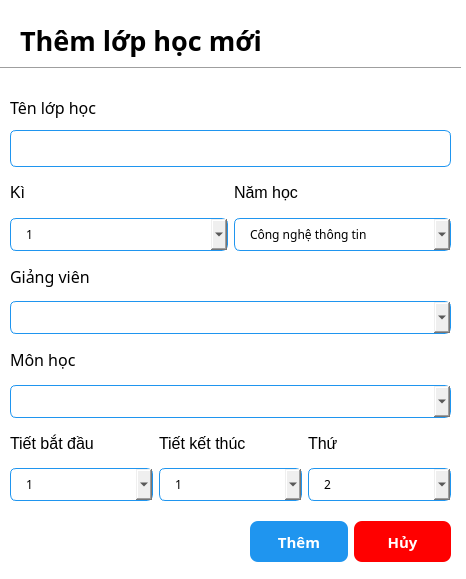
<?xml version="1.0" encoding="UTF-8"?>
<ui version="4.0">
 <class>add_class_dialog</class>
 <widget class="QDialog" name="add_class_dialog">
  <property name="geometry">
   <rect>
    <x>0</x>
    <y>0</y>
    <width>466</width>
    <height>579</height>
   </rect>
  </property>
  <property name="font">
   <font>
    <family>Poppins</family>
   </font>
  </property>
  <property name="windowTitle">
   <string>Dialog</string>
  </property>
  <property name="styleSheet">
   <string notr="true">QDialog {
	background-color: white;
}

QLineEdit {
	border: 1px solid rgb(31, 149, 239);
	border-radius: 6px;
	padding-left: 15px;
	height: 35px;
}

QDateEdit {
	border: 1px solid rgb(31, 149, 239);
	border-radius: 6px;
	padding-left: 15px;
	height: 31px;
}

QComboBox {
	border: 1px solid rgb(31, 149, 239);
	border-radius: 6px;
	padding-left: 15px;
	height: 31px;
}</string>
  </property>
  <widget class="QLabel" name="label">
   <property name="geometry">
    <rect>
     <x>20</x>
     <y>20</y>
     <width>301</width>
     <height>41</height>
    </rect>
   </property>
   <property name="font">
    <font>
     <family>Poppins</family>
     <pointsize>20</pointsize>
     <weight>75</weight>
     <bold>true</bold>
    </font>
   </property>
   <property name="text">
    <string>Thêm lớp học mới</string>
   </property>
  </widget>
  <widget class="Line" name="line">
   <property name="geometry">
    <rect>
     <x>0</x>
     <y>60</y>
     <width>461</width>
     <height>16</height>
    </rect>
   </property>
   <property name="orientation">
    <enum>Qt::Horizontal</enum>
   </property>
  </widget>
  <widget class="QWidget" name="layoutWidget">
   <property name="geometry">
    <rect>
     <x>10</x>
     <y>90</y>
     <width>441</width>
     <height>411</height>
    </rect>
   </property>
   <layout class="QVBoxLayout" name="verticalLayout_8">
    <item>
     <layout class="QVBoxLayout" name="verticalLayout">
      <item>
       <widget class="QLabel" name="label_2">
        <property name="font">
         <font>
          <family>Poppins</family>
          <pointsize>12</pointsize>
         </font>
        </property>
        <property name="text">
         <string>Tên lớp học</string>
        </property>
       </widget>
      </item>
      <item>
       <widget class="QLineEdit" name="classIDEdit">
        <property name="minimumSize">
         <size>
          <width>0</width>
          <height>20</height>
         </size>
        </property>
       </widget>
      </item>
     </layout>
    </item>
    <item>
     <layout class="QHBoxLayout" name="horizontalLayout">
      <item>
       <layout class="QVBoxLayout" name="verticalLayout_2">
        <item>
         <widget class="QLabel" name="label_5">
          <property name="font">
           <font>
            <pointsize>12</pointsize>
           </font>
          </property>
          <property name="text">
           <string>Kì</string>
          </property>
         </widget>
        </item>
        <item>
         <widget class="QComboBox" name="semester_comboBox">
          <item>
           <property name="text">
            <string>1</string>
           </property>
          </item>
          <item>
           <property name="text">
            <string>2</string>
           </property>
          </item>
         </widget>
        </item>
       </layout>
      </item>
      <item>
       <layout class="QVBoxLayout" name="verticalLayout_3">
        <item>
         <widget class="QLabel" name="label_6">
          <property name="font">
           <font>
            <pointsize>12</pointsize>
           </font>
          </property>
          <property name="text">
           <string>Năm học</string>
          </property>
         </widget>
        </item>
        <item>
         <widget class="QComboBox" name="year_comboBox">
          <item>
           <property name="text">
            <string>Công nghệ thông tin</string>
           </property>
          </item>
          <item>
           <property name="text">
            <string>Hệ thống thông tin</string>
           </property>
          </item>
          <item>
           <property name="text">
            <string>Khoa học máy tính</string>
           </property>
          </item>
         </widget>
        </item>
       </layout>
      </item>
     </layout>
    </item>
    <item>
     <layout class="QVBoxLayout" name="verticalLayout_5">
      <item>
       <widget class="QLabel" name="label_3">
        <property name="font">
         <font>
          <family>Poppins</family>
          <pointsize>12</pointsize>
         </font>
        </property>
        <property name="text">
         <string>Giảng viên</string>
        </property>
       </widget>
      </item>
      <item>
       <widget class="QComboBox" name="lecturer_comboBox"/>
      </item>
     </layout>
    </item>
    <item>
     <layout class="QVBoxLayout" name="verticalLayout_6">
      <item>
       <widget class="QLabel" name="label_4">
        <property name="font">
         <font>
          <family>Poppins</family>
          <pointsize>12</pointsize>
         </font>
        </property>
        <property name="text">
         <string>Môn học</string>
        </property>
       </widget>
      </item>
      <item>
       <widget class="QComboBox" name="course_comboBox"/>
      </item>
     </layout>
    </item>
    <item>
     <layout class="QVBoxLayout" name="verticalLayout_7">
      <item>
       <layout class="QHBoxLayout" name="horizontalLayout_3">
        <item>
         <layout class="QVBoxLayout" name="verticalLayout_4">
          <item>
           <widget class="QLabel" name="label_7">
            <property name="font">
             <font>
              <pointsize>12</pointsize>
             </font>
            </property>
            <property name="text">
             <string>Tiết bắt đầu</string>
            </property>
           </widget>
          </item>
          <item>
           <widget class="QComboBox" name="startPeriod_comboBox">
            <item>
             <property name="text">
              <string>1</string>
             </property>
            </item>
            <item>
             <property name="text">
              <string>2</string>
             </property>
            </item>
            <item>
             <property name="text">
              <string>3</string>
             </property>
            </item>
            <item>
             <property name="text">
              <string>4</string>
             </property>
            </item>
            <item>
             <property name="text">
              <string>5</string>
             </property>
            </item>
            <item>
             <property name="text">
              <string>6</string>
             </property>
            </item>
            <item>
             <property name="text">
              <string>7</string>
             </property>
            </item>
            <item>
             <property name="text">
              <string>8</string>
             </property>
            </item>
            <item>
             <property name="text">
              <string>9</string>
             </property>
            </item>
            <item>
             <property name="text">
              <string>10</string>
             </property>
            </item>
           </widget>
          </item>
         </layout>
        </item>
        <item>
         <layout class="QVBoxLayout" name="verticalLayout_10">
          <item>
           <widget class="QLabel" name="label_10">
            <property name="font">
             <font>
              <pointsize>12</pointsize>
             </font>
            </property>
            <property name="text">
             <string>Tiết kết thúc</string>
            </property>
           </widget>
          </item>
          <item>
           <widget class="QComboBox" name="endPeriod_comboBox">
            <item>
             <property name="text">
              <string>1</string>
             </property>
            </item>
            <item>
             <property name="text">
              <string>2</string>
             </property>
            </item>
            <item>
             <property name="text">
              <string>3</string>
             </property>
            </item>
            <item>
             <property name="text">
              <string>4</string>
             </property>
            </item>
            <item>
             <property name="text">
              <string>5</string>
             </property>
            </item>
            <item>
             <property name="text">
              <string>6</string>
             </property>
            </item>
            <item>
             <property name="text">
              <string>7</string>
             </property>
            </item>
            <item>
             <property name="text">
              <string>8</string>
             </property>
            </item>
            <item>
             <property name="text">
              <string>9</string>
             </property>
            </item>
            <item>
             <property name="text">
              <string>10</string>
             </property>
            </item>
           </widget>
          </item>
         </layout>
        </item>
        <item>
         <layout class="QVBoxLayout" name="verticalLayout_9">
          <item>
           <widget class="QLabel" name="label_9">
            <property name="font">
             <font>
              <pointsize>12</pointsize>
             </font>
            </property>
            <property name="text">
             <string>Thứ</string>
            </property>
           </widget>
          </item>
          <item>
           <widget class="QComboBox" name="day_comboBox">
            <item>
             <property name="text">
              <string>2</string>
             </property>
            </item>
            <item>
             <property name="text">
              <string>3</string>
             </property>
            </item>
            <item>
             <property name="text">
              <string>4</string>
             </property>
            </item>
            <item>
             <property name="text">
              <string>5</string>
             </property>
            </item>
            <item>
             <property name="text">
              <string>6</string>
             </property>
            </item>
            <item>
             <property name="text">
              <string>7</string>
             </property>
            </item>
           </widget>
          </item>
         </layout>
        </item>
       </layout>
      </item>
     </layout>
    </item>
   </layout>
  </widget>
  <widget class="QWidget" name="layoutWidget">
   <property name="geometry">
    <rect>
     <x>250</x>
     <y>520</y>
     <width>201</width>
     <height>43</height>
    </rect>
   </property>
   <layout class="QHBoxLayout" name="horizontalLayout_2">
    <item>
     <widget class="QPushButton" name="add_Btn">
      <property name="minimumSize">
       <size>
        <width>0</width>
        <height>41</height>
       </size>
      </property>
      <property name="styleSheet">
       <string notr="true">QPushButton {
	background-color: rgb(31, 149, 239);
	color: white;
	border: none;
	border-radius: 8px;
	font-weight: bold;
	font-size: 15px;
}</string>
      </property>
      <property name="text">
       <string>Thêm</string>
      </property>
     </widget>
    </item>
    <item>
     <widget class="QPushButton" name="cancel_Btn">
      <property name="minimumSize">
       <size>
        <width>0</width>
        <height>41</height>
       </size>
      </property>
      <property name="styleSheet">
       <string notr="true">QPushButton {
	background-color: red;
	color: white;
	border: none;
	border-radius: 8px;
	font-weight: bold;
	font-size: 15px;
}</string>
      </property>
      <property name="text">
       <string>Hủy</string>
      </property>
     </widget>
    </item>
   </layout>
  </widget>
 </widget>
 <resources/>
 <connections/>
</ui>
